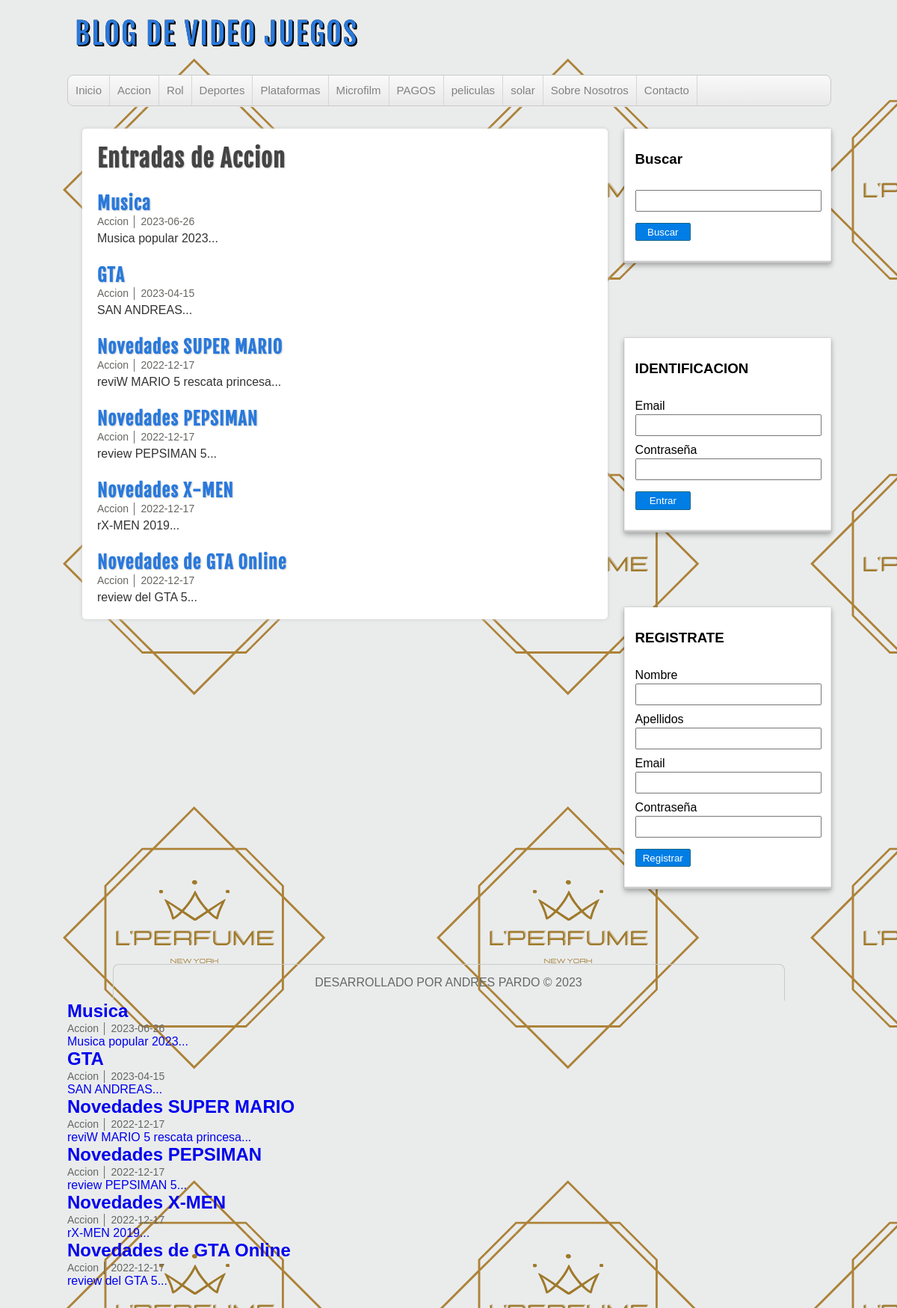
The page /master-php/proyecto-php/categoria.php?id=1 on the database its author committed.
### tables this page shows
CREATE TABLE IF NOT EXISTS `categorias` (
  `id` int NOT NULL AUTO_INCREMENT,
  `nombre` varchar(100) DEFAULT NULL,
  PRIMARY KEY (`id`)
);

CREATE TABLE IF NOT EXISTS `entradas` (
  `id` int NOT NULL AUTO_INCREMENT,
  `usuario_id` int NOT NULL,
  `categoria_id` int NOT NULL,
  `titulo` varchar(255) NOT NULL,
  `descripcion` mediumtext,
  `fecha` date NOT NULL,
  PRIMARY KEY (`id`),
  KEY `fk_entrada_usuario` (`usuario_id`),
  KEY `fk_entrada_categoria` (`categoria_id`)
);

### master-php/proyecto-php/includes/helpers.php (called while the page is built, shortened)
<?php
function conseguirCategorias($conexion)
{
    $sql = "SELECT * FROM categorias
    ORDER BY id ASC;";
    $categorias = mysqli_query($conexion, $sql);
    $resultado = array();
    if ($categorias && mysqli_num_rows($categorias) >= 1) {
        $resultado = $categorias;
    }
    return $resultado;
}
function conseguirCategoria($conexion, $id)
{
    $sql = "SELECT * FROM categorias
    WHERE id = $id";
    $categorias = mysqli_query($conexion, $sql);
    $resultado = array();
    if ($categorias && mysqli_num_rows($categorias) >= 1) {
        $resultado = mysqli_fetch_assoc($categorias);
    }
    return $resultado;
}
function conseguirEntradas($conexion, $limit = null, $categoria = null)
{
    $sql = "SELECT e.*, c.nombre AS 'categoria' FROM entradas e
    INNER JOIN categorias c
    ON e.categoria_id = c.id ";
    if(!empty($categoria)){
        $sql .= " WHERE e.categoria_id = $categoria
        ORDER BY e.id DESC ";
     }
    $entradas = mysqli_query($conexion, $sql);
    return $entradas;
}
?>

### master-php/proyecto-php/categoria.php (the view, shortened to what this page needs)
<?php require_once 'includes/conexion.php'; ?>
<?php require_once 'includes/helpers.php'; ?>
<?php
$categoria_actual = conseguirCategoria($db, $_GET['id']);
?>
<?php require_once 'includes/cabecera.php'; ?>
<?php require_once 'includes/lateral.php'; ?>
<div id="principal">
    <h1>Entradas de <?=$categoria_actual['nombre']?></h1>
    <?php
    $entradas = conseguirEntradas($db, null, $_GET['id']);
    if (!empty($entradas) && mysqli_num_rows($entradas) >=1 ):
        while($entrada = mysqli_fetch_assoc($entradas)):
            ?>
            <article class="entrada">
                <a href="entrada.php?id=<?=$entrada['id']?>">
                    <h2>
                        <?= $entrada['titulo'] ?>
                    </h2>
                    <span class="fecha">
                        <?= $entrada['categoria'] . ' │ ' . $entrada['fecha'] ?>
                    </span>
                    <p>
                        <?= substr($entrada['descripcion'], 0, 180) . "..." ?>
                    </p>
                </a>
            </article>
            <?php
        endwhile;
    else:
    ?>
        <div class = "alerta">No hay entrada en esta categoria</div>
        <?php endif; ?>
</div>
<?php require_once 'includes/pie.php' ?>
<?php
    $entradas = conseguirEntradas($db, null, $_GET['id']);
    if (!empty($entradas) && mysqli_num_rows($entradas) >=1 ):
        while($entrada = mysqli_fetch_assoc($entradas)):
            ?>
            <article class="entrada">
                <a href="entrada.php?id=<?=$entrada['id']?>">
                    <h2>
                        <?= $entrada['titulo'] ?>
                    </h2>
                    <span class="fecha">
                        <?= $entrada['categoria'] . ' │ ' . $entrada['fecha'] ?>
                    </span>
                    <p>
                        <?= substr($entrada['descripcion'], 0, 180) . "..." ?>
                    </p>
                </a>
            </article>
            <?php
        endwhile;
    else:
    ?>
        <div class = "alerta">No hay entrada en esta categoria</div>
        <?php endif; ?>
<?php require_once 'includes/pie.php' ?>

### master-php/proyecto-php/includes/cabecera.php (shortened to what this page needs)
<?php
require_once 'conexion.php';
require_once 'includes/helpers.php';?>
<!DOCTYPE html>
<html lang="es">
<head>
    <link rel="stylesheet" type="text/css" href="./assets/css/style.css" />
</head>
<body>
    <header id="cabecera">
        <div id="logo">
            <a href="index.php">
                BLOG DE VIDEO JUEGOS
            </a>
        </div>
        <nav id="menu">
            <ul>
                <li>
                    <a href="index.php">Inicio</a>
                </li>
                <?php
                $categorias = conseguirCategorias($db);
                if (!empty($categorias)):
                    while ($categoria = mysqli_fetch_assoc($categorias)):
                        ?>
                        <li>
                            <a href="categoria.php?id=<?= $categoria['id'] ?>"><?= $categoria['nombre'] ?></a>
                        </li>
                        <?php
                    endwhile;
                endif;
                ?>
                <li>
                    <a href="index.php">Sobre Nosotros</a>
                </li>
                <li>
                    <a href="index.php">Contacto</a>
                </li>
            </ul>
        </nav>
    </header>
    <div id="contenedor">

### master-php/proyecto-php/assets/css/style.css (style rules this page uses)
* { margin: 0px; padding: 0px; font-family: sans-serif, Helvetica, Arial; text-decoration: none; }
body { background:url(../img/1.png) #f9f9f9 ; }
.fecha { color: rgb(102, 102, 100); margin-top: 5px; font-size: 14px; }
#cabecera { width: 85%; height: auto; background: transparent; margin: 0px auto; }
#logo { float:left; width:540px; height: 100px; }
#logo a { font-family: "fajala", Helvetica; font-size: 40px; letter-spacing: 2px; color:#2979DC; text-shadow: 0px 0px 0px black, 1px 1px 0px black, 2px 2px 0px black; transition: all 800ms; line-height: 90px; margin-left: 10px; }
#menu { clear: both; width: 100%; height: 40px; background: linear-gradient(to bottom, #f9f9f9 0px, #e9e9e9 100%); border: 1px solid #c9c9c9; border-radius: 8px; box-shadow: 0px 1px 1px #eee; overflow: hidden; }
#menu ul { list-style: none; }
#menu ul li { float: left; line-height: 40px; border-right: 1px solid #D6D6D6; }
#menu ul li a { display: block; padding-left: 10px; padding-right: 10px; font-size: 15px; color: #838282; }
#contenedor { width:85%; height: auto; margin: 0px auto; margin-top: 30px; margin-bottom: 30px; }
#principal { float: left; width: 65%; min-height: 572px; background: white; border-radius: 5px; box-shadow: 0px 0px 5px #ccc; margin-left: 20px; padding: 20px; overflow: hidden; }
#principal a { color: #333; }
#principal h1 { font-size: 32px; color: #444; letter-spacing: 1px; text-shadow: 1px 1px 2px #ccc; font-family: "fajala"; }
#principal h2 { font-size: 20 px; color: #2979dc; text-shadow: 1px 1px 2px #ccc; letter-spacing: 1px; font-family: "fajala"; margin-top: 25px; }
#principal p { margin-top: 5px; }

### rows shown on the page
categorias: nombre "Accion"
categorias: nombre "Rol"
categorias: nombre "Deportes"
categorias: nombre "Plataformas"
categorias: nombre "Microfilm"
categorias: nombre "PAGOS"
categorias: nombre "peliculas"
categorias: nombre "solar"
entradas: titulo "Musica", categoria.nombre "Accion", fecha "2023-06-26", descripcion "Musica popular 2023"
entradas: titulo "GTA", categoria.nombre "Accion", fecha "2023-04-15", descripcion "SAN ANDREAS"
entradas: titulo "Novedades SUPER MARIO", categoria.nombre "Accion", fecha "2022-12-17", descripcion "reviW MARIO 5 rescata princesa"
entradas: titulo "Novedades PEPSIMAN", categoria.nombre "Accion", fecha "2022-12-17", descripcion "review PEPSIMAN 5"
entradas: titulo "Novedades X-MEN", categoria.nombre "Accion", fecha "2022-12-17", descripcion "rX-MEN 2019"
entradas: titulo "Novedades de GTA Online", categoria.nombre "Accion", fecha "2022-12-17", descripcion "review del GTA 5"
